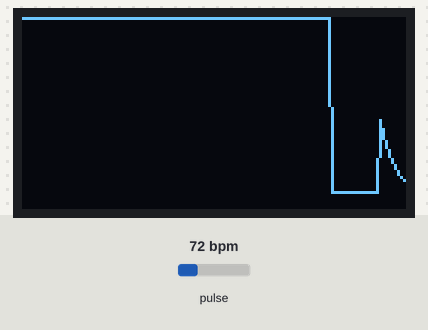
The sketch below on a simulated ESP8266 (NodeMCU). On the bench: 128×64 one-colour display. The inputs (shaded band) are chosen by the test bench; at power-on: pulse 72 bpm. What the sketch prints to the serial monitor is not drawn.

Above: at 2.2 s.
2.3 s: pulse set to 42 bpm
At 2.54 s:
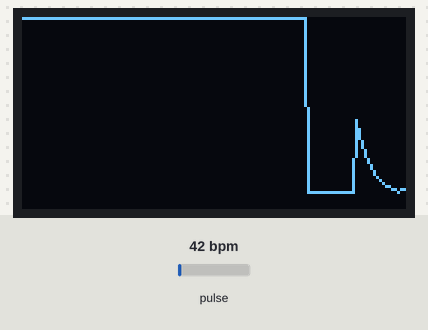
3.8 s: pulse set to 70 bpm
At 4.17 s:
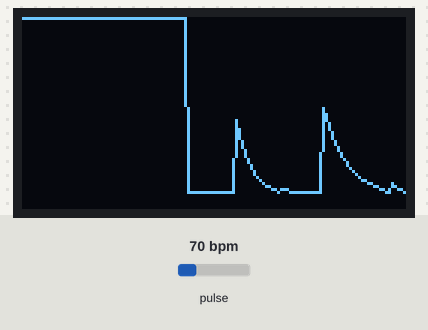
5.5 s: pulse set to 100 bpm
At 5.79 s:
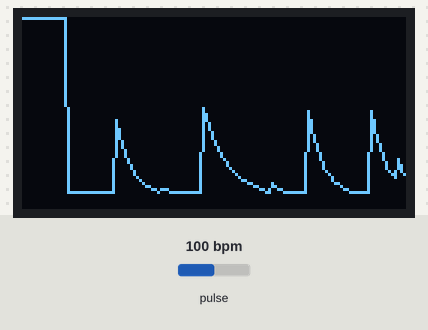
Timing chart, 0 to 8.5 s (numbered marks = the images above; inputs shaded):
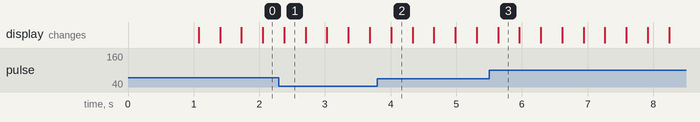

The sketch:

_HeartBeat_Plotter.ino
```cpp
/*
  Heart beat plotting!
  By: Nathan Seidle @ SparkFun Electronics
  Date: October 20th, 2016
  https://github.com/sparkfun/MAX30105_Breakout

  Shows the user's heart beat on Arduino's serial plotter

  Instructions:
  1) Load code onto Redboard
  2) Attach sensor to your finger with a rubber band (see below)
  3) Open Tools->'Serial Plotter'
  4) Make sure the drop down is set to 115200 baud
  5) Checkout the blips!
  6) Feel the pulse on your neck and watch it mimic the blips

  It is best to attach the sensor to your finger using a rubber band or other tightening
  device. Humans are generally bad at applying constant pressure to a thing. When you
  press your finger against the sensor it varies enough to cause the blood in your
  finger to flow differently which causes the sensor readings to go wonky.

  Hardware Connections (Breakoutboard to Arduino):
  -5V = 5V (3.3V is allowed)
  -GND = GND
  -SDA = A4 (or SDA)
  -SCL = A5 (or SCL)
  -INT = Not connected

  The MAX30105 Breakout can handle 5V or 3.3V I2C logic. We recommend powering the board with 5V
  but it will also run at 3.3V.
*/

#include <Wire.h>
#include "MAX30105.h"
#include <Adafruit_GFX.h>
#include <Adafruit_SH110X.h>

Adafruit_SH1106G display(128, 64, &Wire, -1);


MAX30105 particleSensor;


void setup()
{
  Serial.begin(115200);
  Serial.println("Initializing...");

  Wire.begin(D2, D1);

display.begin(0x3C, true);
display.clearDisplay();
display.display();

  // Initialize sensor
  if (!particleSensor.begin(Wire, I2C_SPEED_FAST)) //Use default I2C port, 400kHz speed
  {
    Serial.println("MAX30105 was not found. Please check wiring/power. ");
    while (1);
  }

  //Setup to sense a nice looking saw tooth on the plotter
  byte ledBrightness = 0x1F; //Options: 0=Off to 255=50mA
  byte sampleAverage = 8; //Options: 1, 2, 4, 8, 16, 32
  byte ledMode = 3; //Options: 1 = Red only, 2 = Red + IR, 3 = Red + IR + Green
  int sampleRate = 100; //Options: 50, 100, 200, 400, 800, 1000, 1600, 3200
  int pulseWidth = 411; //Options: 69, 118, 215, 411
  int adcRange = 4096; //Options: 2048, 4096, 8192, 16384

  particleSensor.setup(ledBrightness, sampleAverage, ledMode, sampleRate, pulseWidth, adcRange); //Configure sensor with these settings

  //Arduino plotter auto-scales annoyingly. To get around this, pre-populate
  //the plotter with 500 of an average reading from the sensor

  //Take an average of IR readings at power up
  const byte avgAmount = 64;
  long baseValue = 0;
  for (byte x = 0 ; x < avgAmount ; x++)
  {
    baseValue += particleSensor.getIR(); //Read the IR value
  }
  baseValue /= avgAmount;

  //Pre-populate the plotter so that the Y scale is close to IR values
  for (int x = 0 ; x < 500 ; x++)
    Serial.println(baseValue);
}

void loop()
{
  static int graph[128];
  long irValue = particleSensor.getIR();

  // Detect no finger
  if (irValue < 50000)
  {
    display.clearDisplay();
    display.setTextSize(2);
    display.setCursor(10, 25);
    display.println("NO FINGER");
    display.display();
    return;
  }

  // Shift graph left
  for (int i = 0; i < 127; i++)
    graph[i] = graph[i + 1];

  static long minIR = irValue;
static long maxIR = irValue;

minIR = min(minIR, irValue);
maxIR = max(maxIR, irValue);

// Slowly adapt to changing conditions
minIR += (irValue - minIR) / 100;
maxIR -= (maxIR - irValue) / 100;

if (maxIR - minIR < 1000)
    maxIR = minIR + 1000;

graph[127] = map(irValue, minIR, maxIR, 58, 6);
graph[127] = constrain(graph[127], 6, 58);

  display.clearDisplay();

  // Draw waveform
  for (int i = 0; i < 127; i++)
  {
    display.drawLine(i, graph[i], i + 1, graph[i + 1], SH110X_WHITE);
  }

  display.display();

  delay(5);
}
```
